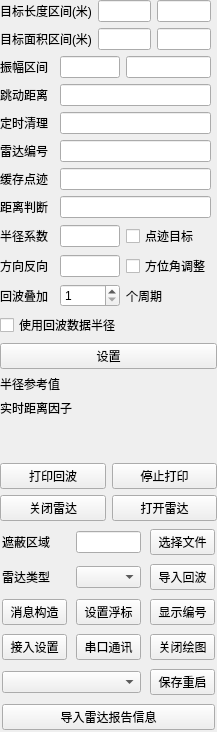
         <widget class="QWidget" name="widget" native="true">
          <property name="enabled">
           <bool>true</bool>
          </property>
          <property name="minimumSize">
           <size>
            <width>217</width>
            <height>0</height>
           </size>
          </property>
          <property name="maximumSize">
           <size>
            <width>217</width>
            <height>16777215</height>
           </size>
          </property>
          <layout class="QGridLayout" name="gridLayout_6">
           <property name="leftMargin">
            <number>0</number>
           </property>
           <property name="topMargin">
            <number>0</number>
           </property>
           <property name="rightMargin">
            <number>0</number>
           </property>
           <property name="bottomMargin">
            <number>0</number>
           </property>
           <item row="0" column="0">
            <layout class="QGridLayout" name="gridLayout_4">
             <item row="4" column="0" colspan="2">
              <widget class="QLabel" name="label_3">
               <property name="styleSheet">
                <string notr="true">color: rgb(0, 0, 0);
font: 9pt &quot;Agency FB&quot;;</string>
               </property>
               <property name="text">
                <string>振幅区间</string>
               </property>
              </widget>
             </item>
             <item row="6" column="0" colspan="2">
              <widget class="QLabel" name="label_27">
               <property name="styleSheet">
                <string notr="true">color: rgb(0, 0, 0);
font: 9pt &quot;Agency FB&quot;;</string>
               </property>
               <property name="text">
                <string>定时清理</string>
               </property>
              </widget>
             </item>
             <item row="2" column="0" colspan="4">
              <layout class="QHBoxLayout" name="horizontalLayout_5">
               <item>
                <widget class="QLabel" name="label_4">
                 <property name="styleSheet">
                  <string notr="true">color: rgb(0, 0, 0);
font: 9pt &quot;Agency FB&quot;;</string>
                 </property>
                 <property name="text">
                  <string>目标面积区间(米)</string>
                 </property>
                </widget>
               </item>
               <item>
                <widget class="QLineEdit" name="minAreaEdit"/>
               </item>
               <item>
                <widget class="QLineEdit" name="maxAreaEdit"/>
               </item>
              </layout>
             </item>
             <item row="10" column="0" colspan="2">
              <widget class="QLabel" name="label_2">
               <property name="styleSheet">
                <string notr="true">color: rgb(0, 0, 0);
font: 9pt &quot;Agency FB&quot;;</string>
               </property>
               <property name="text">
                <string>半径系数 </string>
               </property>
              </widget>
             </item>
             <item row="9" column="0" colspan="2">
              <widget class="QLabel" name="label_13">
               <property name="styleSheet">
                <string notr="true">color: rgb(0, 0, 0);
font: 9pt &quot;Agency FB&quot;;</string>
               </property>
               <property name="text">
                <string>距离判断</string>
               </property>
              </widget>
             </item>
             <item row="10" column="3">
              <widget class="QCheckBox" name="send_dj_checkBox">
               <property name="text">
                <string>点迹目标</string>
               </property>
              </widget>
             </item>
             <item row="7" column="0" colspan="2">
              <widget class="QLabel" name="label_33">
               <property name="styleSheet">
                <string notr="true">color: rgb(0, 0, 0);
font: 9pt &quot;Agency FB&quot;;</string>
               </property>
               <property name="text">
                <string>雷达编号</string>
               </property>
              </widget>
             </item>
             <item row="9" column="2" colspan="2">
              <widget class="QLineEdit" name="radius_lineEdit"/>
             </item>
             <item row="15" column="0" colspan="5">
              <widget class="QPushButton" name="update_setting_btn">
               <property name="text">
                <string>设置</string>
               </property>
              </widget>
             </item>
             <item row="8" column="0" colspan="2">
              <widget class="QLabel" name="label_29">
               <property name="styleSheet">
                <string notr="true">color: rgb(0, 0, 0);
font: 9pt &quot;Agency FB&quot;;</string>
               </property>
               <property name="text">
                <string>缓存点迹</string>
               </property>
              </widget>
             </item>
             <item row="5" column="2" colspan="2">
              <widget class="QLineEdit" name="jump_lineEdit"/>
             </item>
             <item row="0" column="0" colspan="4">
              <layout class="QHBoxLayout" name="horizontalLayout_3">
               <item>
                <widget class="QLabel" name="label_35">
                 <property name="styleSheet">
                  <string notr="true">color: rgb(0, 0, 0);
font: 9pt &quot;Agency FB&quot;;</string>
                 </property>
                 <property name="text">
                  <string>目标长度区间(米)</string>
                 </property>
                </widget>
               </item>
               <item>
                <widget class="QLineEdit" name="minTradius_lineEdit"/>
               </item>
               <item>
                <widget class="QLineEdit" name="tradius_lineEdit"/>
               </item>
              </layout>
             </item>
             <item row="11" column="0">
              <widget class="QLabel" name="label_10">
               <property name="styleSheet">
                <string notr="true">color: rgb(0, 0, 0);
font: 9pt &quot;Agency FB&quot;;</string>
               </property>
               <property name="text">
                <string>方向反向</string>
               </property>
              </widget>
             </item>
             <item row="11" column="2">
              <widget class="QLineEdit" name="direction_change_edit"/>
             </item>
             <item row="11" column="3">
              <widget class="QCheckBox" name="cog_adjust_chk">
               <property name="text">
                <string>方位角调整</string>
               </property>
              </widget>
             </item>
             <item row="7" column="2" colspan="2">
              <widget class="QLineEdit" name="bh_lineEdit"/>
             </item>
             <item row="4" column="3">
              <widget class="QLineEdit" name="maxzf_lineEdit"/>
             </item>
             <item row="4" column="2">
              <widget class="QLineEdit" name="minzf_lineEdit"/>
             </item>
             <item row="5" column="0" colspan="2">
              <widget class="QLabel" name="label_32">
               <property name="styleSheet">
                <string notr="true">color: rgb(0, 0, 0);
font: 9pt &quot;Agency FB&quot;;</string>
               </property>
               <property name="text">
                <string>跳动距离</string>
               </property>
              </widget>
             </item>
             <item row="8" column="2" colspan="2">
              <widget class="QLineEdit" name="angle_lineEdit"/>
             </item>
             <item row="6" column="2" colspan="2">
              <widget class="QLineEdit" name="lineEdit_2"/>
             </item>
             <item row="10" column="2">
              <widget class="QLineEdit" name="k_lineEdit">
               <property name="styleSheet">
                <string notr="true">color: rgb(0, 0, 0);
font: 9pt &quot;Agency FB&quot;;</string>
               </property>
              </widget>
             </item>
             <item row="12" column="0">
              <widget class="QLabel" name="label_11">
               <property name="styleSheet">
                <string notr="true">color: rgb(0, 0, 0);
font: 9pt &quot;Agency FB&quot;;</string>
               </property>
               <property name="text">
                <string>回波叠加</string>
               </property>
              </widget>
             </item>
             <item row="12" column="2">
              <widget class="QSpinBox" name="video_or_count">
               <property name="minimum">
                <number>1</number>
               </property>
               <property name="maximum">
                <number>5</number>
               </property>
              </widget>
             </item>
             <item row="12" column="3">
              <widget class="QLabel" name="label_14">
               <property name="styleSheet">
                <string notr="true">color: rgb(0, 0, 0);
font: 9pt &quot;Agency FB&quot;;</string>
               </property>
               <property name="text">
                <string>个周期</string>
               </property>
              </widget>
             </item>
             <item row="13" column="0" colspan="4">
              <widget class="QCheckBox" name="useNativeRadiusCHK">
               <property name="text">
                <string>使用回波数据半径</string>
               </property>
              </widget>
             </item>
            </layout>
           </item>
           <item row="2" column="0">
            <widget class="QLabel" name="k_label">
             <property name="styleSheet">
              <string notr="true">color: rgb(0, 0, 0); </string>
             </property>
             <property name="text">
              <string>半径参考值</string>
             </property>
            </widget>
           </item>
           <item row="3" column="0">
            <widget class="QLabel" name="label">
             <property name="minimumSize">
              <size>
               <width>0</width>
               <height>0</height>
              </size>
             </property>
             <property name="styleSheet">
              <string notr="true">color: rgb(0, 0, 0); </string>
             </property>
             <property name="text">
              <string>实时距离因子</string>
             </property>
            </widget>
           </item>
           <item row="4" column="0">
            <spacer name="verticalSpacer">
             <property name="orientation">
              <enum>Qt::Vertical</enum>
             </property>
             <property name="sizeHint" stdset="0">
              <size>
               <width>20</width>
               <height>40</height>
              </size>
             </property>
            </spacer>
           </item>
           <item row="5" column="0">
            <layout class="QHBoxLayout" name="horizontalLayout">
             <item>
              <widget class="QPushButton" name="pushButton_5">
               <property name="styleSheet">
                <string notr="true"/>
               </property>
               <property name="text">
                <string>打印回波</string>
               </property>
              </widget>
             </item>
             <item>
              <widget class="QPushButton" name="pushButton_6">
               <property name="styleSheet">
                <string notr="true"/>
               </property>
               <property name="text">
                <string>停止打印</string>
               </property>
              </widget>
             </item>
            </layout>
           </item>
           <item row="6" column="0">
            <layout class="QHBoxLayout" name="horizontalLayout_2">
             <item>
              <widget class="QPushButton" name="closeRadarBtn">
               <property name="minimumSize">
                <size>
                 <width>0</width>
                 <height>0</height>
                </size>
               </property>
               <property name="text">
                <string>关闭雷达</string>
               </property>
              </widget>
             </item>
             <item>
              <widget class="QPushButton" name="openRadarBtn">
               <property name="minimumSize">
                <size>
                 <width>0</width>
                 <height>0</height>
                </size>
               </property>
               <property name="text">
                <string>打开雷达</string>
               </property>
              </widget>
             </item>
            </layout>
           </item>
           <item row="7" column="0">
            <layout class="QGridLayout" name="gridLayout_2">
             <property name="leftMargin">
              <number>2</number>
             </property>
             <property name="topMargin">
              <number>2</number>
             </property>
             <property name="rightMargin">
              <number>2</number>
             </property>
             <property name="bottomMargin">
              <number>2</number>
             </property>
             <property name="spacing">
              <number>9</number>
             </property>
             <item row="2" column="1">
              <widget class="QPushButton" name="setfubiao_pushButton">
               <property name="text">
                <string>设置浮标</string>
               </property>
              </widget>
             </item>
             <item row="3" column="1">
              <widget class="QPushButton" name="serial_pushButton">
               <property name="styleSheet">
                <string notr="true"/>
               </property>
               <property name="text">
                <string>串口通讯</string>
               </property>
              </widget>
             </item>
             <item row="1" column="0">
              <widget class="QLabel" name="videoDataPath_label">
               <property name="minimumSize">
                <size>
                 <width>0</width>
                 <height>0</height>
                </size>
               </property>
               <property name="styleSheet">
                <string notr="true">color: rgb(0, 0, 0);</string>
               </property>
               <property name="text">
                <string>雷达类型</string>
               </property>
              </widget>
             </item>
             <item row="2" column="2">
              <widget class="QPushButton" name="shownum_pushButton">
               <property name="text">
                <string>显示编号</string>
               </property>
              </widget>
             </item>
             <item row="4" column="2">
              <widget class="QPushButton" name="save_restart_btn">
               <property name="text">
                <string>保存重启</string>
               </property>
              </widget>
             </item>
             <item row="3" column="0">
              <widget class="QPushButton" name="setButton">
               <property name="styleSheet">
                <string notr="true"/>
               </property>
               <property name="text">
                <string>接入设置</string>
               </property>
              </widget>
             </item>
             <item row="2" column="0">
              <widget class="QPushButton" name="control_pushButton">
               <property name="text">
                <string>消息构造</string>
               </property>
              </widget>
             </item>
             <item row="0" column="2">
              <widget class="QPushButton" name="pushButton_7">
               <property name="styleSheet">
                <string notr="true"/>
               </property>
               <property name="text">
                <string>选择文件</string>
               </property>
              </widget>
             </item>
             <item row="3" column="2">
              <widget class="QPushButton" name="draw_pushButton">
               <property name="styleSheet">
                <string notr="true"/>
               </property>
               <property name="text">
                <string>关闭绘图</string>
               </property>
              </widget>
             </item>
             <item row="1" column="2">
              <widget class="QPushButton" name="logButton_3">
               <property name="styleSheet">
                <string notr="true"/>
               </property>
               <property name="text">
                <string>导入回波</string>
               </property>
              </widget>
             </item>
             <item row="0" column="0">
              <widget class="QLabel" name="label_12">
               <property name="styleSheet">
                <string notr="true">color: rgb(0, 0, 0);</string>
               </property>
               <property name="text">
                <string>遮蔽区域</string>
               </property>
              </widget>
             </item>
             <item row="4" column="0" colspan="2">
              <widget class="QComboBox" name="mac_comboBox">
               <property name="minimumSize">
                <size>
                 <width>0</width>
                 <height>0</height>
                </size>
               </property>
              </widget>
             </item>
             <item row="0" column="1">
              <widget class="QLineEdit" name="lineEdit_7"/>
             </item>
             <item row="1" column="1">
              <widget class="QComboBox" name="radar_type_combox"/>
             </item>
             <item row="5" column="0" colspan="3">
              <widget class="QPushButton" name="import_report_btn">
               <property name="text">
                <string>导入雷达报告信息</string>
               </property>
              </widget>
             </item>
            </layout>
           </item>
          </layout>
         </widget>
